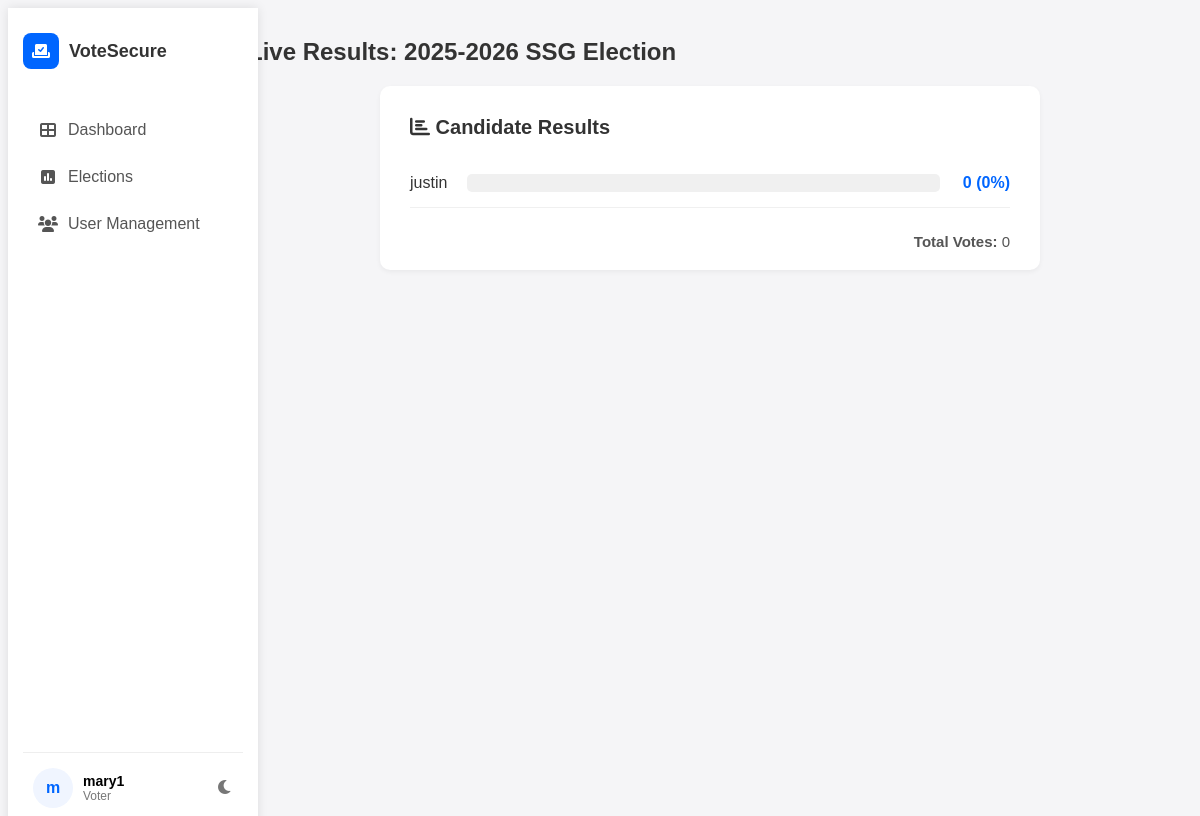
The app's page /results.php?id=9 (signed in) with its own data.
### tables this page shows
CREATE TABLE `users` (
  `id` int(11) NOT NULL AUTO_INCREMENT,
  `username` varchar(50) NOT NULL,
  `email` varchar(100) NOT NULL,
  `password` varchar(255) NOT NULL,
  `created_at` timestamp NULL DEFAULT current_timestamp(),
  `role` varchar(50) NOT NULL DEFAULT 'voter',
  PRIMARY KEY (`id`),
  UNIQUE KEY `username` (`username`),
  UNIQUE KEY `email` (`email`)
);

CREATE TABLE `elections` (
  `id` int(11) NOT NULL AUTO_INCREMENT,
  `title` varchar(255) NOT NULL,
  `description` text DEFAULT NULL,
  `start_date` date NOT NULL,
  `end_date` date NOT NULL,
  `status` enum('active','inactive','upcoming') NOT NULL DEFAULT 'inactive',
  `created_at` timestamp NULL DEFAULT current_timestamp(),
  `created_by` int(11) NOT NULL,
  PRIMARY KEY (`id`)
);

CREATE TABLE `candidates` (
  `id` int(11) NOT NULL AUTO_INCREMENT,
  `name` varchar(255) NOT NULL,
  `election_id` int(11) NOT NULL,
  `user_id` int(11) DEFAULT NULL,
  PRIMARY KEY (`id`),
  KEY `fk_candidates_user` (`user_id`),
  CONSTRAINT `fk_candidates_user` FOREIGN KEY (`user_id`) REFERENCES `users` (`id`) ON DELETE SET NULL
);

### results.php (the view, shortened to what this page needs)
<?php
include 'db_connect.php';
$user_id = $_SESSION['user_id'];
$stmt = $conn->prepare("SELECT username, role FROM users WHERE id = ?");
$stmt->bind_param("i", $user_id);
$stmt->execute();
$result = $stmt->get_result();
$user = $result->fetch_assoc();
$election_id = intval($_GET['id']);
$election_stmt = $conn->prepare("SELECT * FROM elections WHERE id = ?");
$election_stmt->bind_param("i", $election_id);
$election_stmt->execute();
$election = $election_stmt->get_result()->fetch_assoc();
$candidates = [];
$cand_query = $conn->prepare("SELECT c.id, c.name,
    (SELECT COUNT(*) FROM votes v WHERE v.candidate_id = c.id) as vote_count
    FROM candidates c WHERE c.election_id = ?");
$cand_query->bind_param("i", $election_id);
$cand_query->execute();
$cand_result = $cand_query->get_result();
$total_votes = 0;
while ($row = $cand_result->fetch_assoc()) {
    $candidates[] = $row;
    $total_votes += $row['vote_count'];
}
?>
<!DOCTYPE html>
<html lang="en">
<head>
    <link rel="stylesheet" href="https://cdnjs.cloudflare.com/ajax/libs/font-awesome/6.0.0/css/all.min.css">
</head>
<body>
    <div class="sidebar">
        <div class="logo-container">
            <div class="logo">
                <i class="fas fa-vote-yea"></i>
            </div>
            <div class="logo-text">VoteSecure</div>
        </div>
        <div class="nav-menu">
            <a href="dashboard.php" class="nav-item">
                <i class="fas fa-th-large"></i>
                <span class="nav-text">Dashboard</span>
            </a>
            <a href="elections.php" class="nav-item">
                <i class="fas fa-poll"></i>
                <span class="nav-text">Elections</span>
            </a>
            <a href="users.php" class="nav-item">
                <i class="fas fa-users"></i>
                <span class="nav-text">User Management</span>
            </a>
        </div>
        <div class="user-profile">
            <div class="user-avatar">
                <?php
                if ($user) {
                    echo '<div style="width:100%;height:100%;display:flex;justify-content:center;align-items:center;background-color:#f0f5ff;color:#0066ff;font-weight:bold;">' . substr($user['username'], 0, 1) . '</div>';
                } else {
                    echo '<i class="fas fa-user"></i>';
                }
                ?>
            </div>
            <div class="user-info">
                <div class="user-name"><?php echo $user ? $user['username'] : 'User'; ?></div>
                <div class="user-role"><?php echo $user ? ucfirst($user['role']) : 'Role'; ?></div>
            </div>
            <div class="dark-mode-toggle">
                <i class="fas fa-moon"></i>
            </div>
        </div>
    </div>
    <div class="main-content">
        <div class="header">
            <div class="page-title">Live Results: <?php echo htmlspecialchars($election['title']); ?></div>
        </div>
        <div class="results-card">
            <div class="results-title"><i class="fas fa-chart-bar"></i> Candidate Results</div>
            <?php if (count($candidates) > 0): ?>
                <?php foreach ($candidates as $cand):
                    $percent = ($total_votes > 0) ? round(($cand['vote_count'] / $total_votes) * 100) : 0;
                ?>
                <div class="candidate-row">
                    <div class="candidate-name"><?php echo htmlspecialchars($cand['name']); ?></div>
                    <div class="vote-bar-bg">
                    </div>
                    <div class="vote-count"><?php echo $cand['vote_count']; ?> (<?php echo $percent; ?>%)</div>
                </div>
                <?php endforeach; ?>
            <?php else: ?>
                <div style="padding: 30px; text-align: center;">No candidates found for this election.</div>
            <?php endif; ?>
            <div class="total-votes">
                <strong>Total Votes:</strong> <?php echo $total_votes; ?>
            </div>
        </div>
    </div>
</body>
</html>

### results.php (style rules this page uses)
body { background: #f5f5f7; display: flex; min-height: 100vh; font-family: Arial, sans-serif; }
.sidebar { width: 220px; background: #fff; box-shadow: 0 0 10px rgba(0,0,0,0.1); padding: 15px; display: flex; flex-direction: column; position: fixed; height: 100vh; }
.logo-container { display: flex; align-items: center; padding: 10px 0 20px 0; }
.logo { background: #0066ff; color: #fff; width: 36px; height: 36px; border-radius: 8px; display: flex; justify-content: center; align-items: center; margin-right: 10px; }
.logo-text { font-weight: bold; font-size: 18px; color: #333; }
.nav-menu { margin-top: 20px; flex-grow: 1; }
.nav-item { display: flex; align-items: center; padding: 12px 15px; margin-bottom: 5px; border-radius: 8px; cursor: pointer; color: #555; transition: all 0.3s; text-decoration: none; }
.nav-item i { margin-right: 10px; width: 20px; text-align: center; }
.user-profile { display: flex; align-items: center; padding: 15px 10px; border-top: 1px solid #eee; margin-top: auto; }
.user-avatar { width: 40px; height: 40px; border-radius: 50%; background: #ddd; display: flex; justify-content: center; align-items: center; margin-right: 10px; overflow: hidden; }
.user-info { flex-grow: 1; }
.user-name { font-weight: bold; font-size: 14px; }
.user-role { color: #777; font-size: 12px; }
.dark-mode-toggle { margin-left: 10px; color: #777; cursor: pointer; }
.main-content { flex: 1; margin-left: 220px; padding: 20px; }
.header { display: flex; justify-content: space-between; align-items: center; padding: 10px 0 20px 0; }
.page-title { font-size: 24px; font-weight: bold; color: #333; }
.results-card { background: #fff; border-radius: 10px; padding: 30px 30px 20px 30px; box-shadow: 0 2px 5px rgba(0,0,0,0.05); max-width: 600px; margin: 0 auto; }
.results-title { font-size: 20px; font-weight: bold; color: #333; margin-bottom: 20px; }
.candidate-row { display: flex; align-items: center; justify-content: space-between; padding: 15px 0; border-bottom: 1px solid #f0f0f0; }
.candidate-name { font-size: 16px; color: #333; }
.vote-bar-bg { background: #f0f0f0; border-radius: 5px; height: 18px; flex: 1; margin: 0 20px; position: relative; overflow: hidden; }
.vote-count { font-weight: bold; color: #0066ff; min-width: 50px; text-align: right; }
.total-votes { margin-top: 25px; color: #555; font-size: 15px; text-align: right; }

### records on screen
users: username "m", username "mary1", role "Voter"
elections: title "2025-2026 SSG Election"
candidates: name "justin", vote_count "0", percent "0"

### other values on screen
$total_votes "0"
